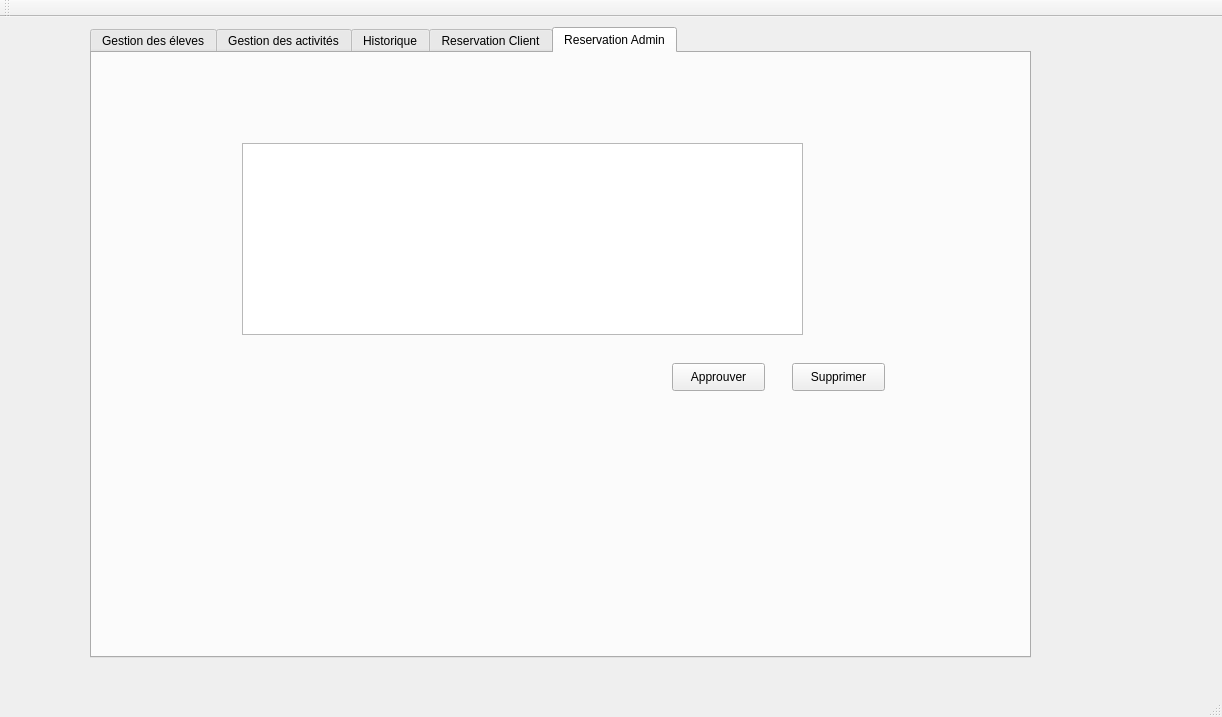
<?xml version="1.0" encoding="UTF-8"?>
<ui version="4.0">
 <class>MainWindow</class>
 <widget class="QMainWindow" name="MainWindow">
  <property name="geometry">
   <rect>
    <x>0</x>
    <y>0</y>
    <width>1222</width>
    <height>717</height>
   </rect>
  </property>
  <property name="windowTitle">
   <string>Gestion des Clients</string>
  </property>
  <widget class="QWidget" name="centralWidget">
   <widget class="QTabWidget" name="tabWidget">
    <property name="geometry">
     <rect>
      <x>90</x>
      <y>10</y>
      <width>941</width>
      <height>631</height>
     </rect>
    </property>
    <property name="currentIndex">
     <number>4</number>
    </property>
    <widget class="QWidget" name="tab">
     <attribute name="title">
      <string>Gestion des éleves</string>
     </attribute>
     <widget class="QPushButton" name="pushButton_3">
      <property name="geometry">
       <rect>
        <x>810</x>
        <y>410</y>
        <width>93</width>
        <height>28</height>
       </rect>
      </property>
      <property name="text">
       <string>Modifier</string>
      </property>
     </widget>
     <widget class="QGroupBox" name="groupBox">
      <property name="geometry">
       <rect>
        <x>640</x>
        <y>30</y>
        <width>311</width>
        <height>371</height>
       </rect>
      </property>
      <property name="title">
       <string>Ajouter Eleve</string>
      </property>
      <widget class="QLabel" name="label">
       <property name="geometry">
        <rect>
         <x>10</x>
         <y>40</y>
         <width>47</width>
         <height>13</height>
        </rect>
       </property>
       <property name="text">
        <string>Nom</string>
       </property>
      </widget>
      <widget class="QLabel" name="label_2">
       <property name="geometry">
        <rect>
         <x>10</x>
         <y>80</y>
         <width>47</width>
         <height>13</height>
        </rect>
       </property>
       <property name="text">
        <string>Prénom</string>
       </property>
      </widget>
      <widget class="QLabel" name="label_3">
       <property name="geometry">
        <rect>
         <x>10</x>
         <y>120</y>
         <width>47</width>
         <height>13</height>
        </rect>
       </property>
       <property name="text">
        <string>Classe</string>
       </property>
      </widget>
      <widget class="QLineEdit" name="nom">
       <property name="geometry">
        <rect>
         <x>140</x>
         <y>40</y>
         <width>113</width>
         <height>20</height>
        </rect>
       </property>
      </widget>
      <widget class="QLineEdit" name="prenom">
       <property name="geometry">
        <rect>
         <x>140</x>
         <y>80</y>
         <width>113</width>
         <height>20</height>
        </rect>
       </property>
      </widget>
      <widget class="QLineEdit" name="classe">
       <property name="geometry">
        <rect>
         <x>140</x>
         <y>120</y>
         <width>113</width>
         <height>20</height>
        </rect>
       </property>
      </widget>
      <widget class="QLineEdit" name="tel_parent">
       <property name="geometry">
        <rect>
         <x>140</x>
         <y>160</y>
         <width>113</width>
         <height>22</height>
        </rect>
       </property>
      </widget>
      <widget class="QLabel" name="label_4">
       <property name="geometry">
        <rect>
         <x>10</x>
         <y>160</y>
         <width>71</width>
         <height>16</height>
        </rect>
       </property>
       <property name="text">
        <string>Tel_parent</string>
       </property>
      </widget>
      <widget class="QComboBox" name="pension">
       <property name="geometry">
        <rect>
         <x>140</x>
         <y>200</y>
         <width>111</width>
         <height>21</height>
        </rect>
       </property>
       <item>
        <property name="text">
         <string>Complete</string>
        </property>
       </item>
       <item>
        <property name="text">
         <string>Externe</string>
        </property>
       </item>
       <item>
        <property name="text">
         <string>Demi</string>
        </property>
       </item>
      </widget>
      <widget class="QLabel" name="label_5">
       <property name="geometry">
        <rect>
         <x>15</x>
         <y>200</y>
         <width>61</width>
         <height>20</height>
        </rect>
       </property>
       <property name="text">
        <string>Pension</string>
       </property>
      </widget>
      <widget class="QDateEdit" name="date">
       <property name="geometry">
        <rect>
         <x>140</x>
         <y>240</y>
         <width>110</width>
         <height>22</height>
        </rect>
       </property>
      </widget>
      <widget class="QLabel" name="label_6">
       <property name="geometry">
        <rect>
         <x>5</x>
         <y>240</y>
         <width>111</width>
         <height>20</height>
        </rect>
       </property>
       <property name="text">
        <string>Date de naissance</string>
       </property>
      </widget>
      <widget class="QLabel" name="label_7">
       <property name="geometry">
        <rect>
         <x>20</x>
         <y>280</y>
         <width>56</width>
         <height>16</height>
        </rect>
       </property>
       <property name="text">
        <string>Moyenne</string>
       </property>
      </widget>
      <widget class="QLineEdit" name="moyenne">
       <property name="geometry">
        <rect>
         <x>140</x>
         <y>280</y>
         <width>113</width>
         <height>22</height>
        </rect>
       </property>
      </widget>
     </widget>
     <widget class="QPushButton" name="pushButton_2">
      <property name="geometry">
       <rect>
        <x>100</x>
        <y>400</y>
        <width>93</width>
        <height>28</height>
       </rect>
      </property>
      <property name="text">
       <string>Supprimer</string>
      </property>
     </widget>
     <widget class="QTableView" name="tableView">
      <property name="geometry">
       <rect>
        <x>30</x>
        <y>140</y>
        <width>471</width>
        <height>241</height>
       </rect>
      </property>
     </widget>
     <widget class="QPushButton" name="pushButton">
      <property name="geometry">
       <rect>
        <x>680</x>
        <y>410</y>
        <width>91</width>
        <height>31</height>
       </rect>
      </property>
      <property name="text">
       <string>Ajouter</string>
      </property>
     </widget>
     <widget class="QLineEdit" name="search">
      <property name="geometry">
       <rect>
        <x>440</x>
        <y>50</y>
        <width>113</width>
        <height>21</height>
       </rect>
      </property>
     </widget>
     <widget class="QRadioButton" name="radioButtonA">
      <property name="geometry">
       <rect>
        <x>200</x>
        <y>30</y>
        <width>97</width>
        <height>20</height>
       </rect>
      </property>
      <property name="text">
       <string>Ascendant</string>
      </property>
     </widget>
     <widget class="QRadioButton" name="radioButtonD">
      <property name="geometry">
       <rect>
        <x>200</x>
        <y>60</y>
        <width>97</width>
        <height>20</height>
       </rect>
      </property>
      <property name="text">
       <string>Descendant</string>
      </property>
     </widget>
     <widget class="QComboBox" name="comboBox">
      <property name="geometry">
       <rect>
        <x>200</x>
        <y>90</y>
        <width>91</width>
        <height>22</height>
       </rect>
      </property>
      <item>
       <property name="text">
        <string>Par nom</string>
       </property>
      </item>
      <item>
       <property name="text">
        <string>Par classe</string>
       </property>
      </item>
      <item>
       <property name="text">
        <string>Par moyenne</string>
       </property>
      </item>
     </widget>
     <widget class="QPushButton" name="pushButton_8">
      <property name="geometry">
       <rect>
        <x>60</x>
        <y>40</y>
        <width>93</width>
        <height>28</height>
       </rect>
      </property>
      <property name="text">
       <string>Trier</string>
      </property>
     </widget>
     <widget class="QPushButton" name="pushButton_9">
      <property name="geometry">
       <rect>
        <x>190</x>
        <y>470</y>
        <width>93</width>
        <height>28</height>
       </rect>
      </property>
      <property name="text">
       <string>Stats Moyenne</string>
      </property>
     </widget>
     <widget class="QLabel" name="label_18">
      <property name="geometry">
       <rect>
        <x>350</x>
        <y>50</y>
        <width>71</width>
        <height>16</height>
       </rect>
      </property>
      <property name="text">
       <string>Recherche</string>
      </property>
     </widget>
     <widget class="QPushButton" name="pushButton_7">
      <property name="geometry">
       <rect>
        <x>20</x>
        <y>570</y>
        <width>93</width>
        <height>28</height>
       </rect>
      </property>
      <property name="text">
       <string>Export pdf</string>
      </property>
     </widget>
    </widget>
    <widget class="QWidget" name="tab_2">
     <attribute name="title">
      <string>Gestion des activités</string>
     </attribute>
     <widget class="QLabel" name="label_10">
      <property name="geometry">
       <rect>
        <x>560</x>
        <y>170</y>
        <width>56</width>
        <height>16</height>
       </rect>
      </property>
      <property name="text">
       <string>Titre</string>
      </property>
     </widget>
     <widget class="QLabel" name="label_11">
      <property name="geometry">
       <rect>
        <x>545</x>
        <y>230</y>
        <width>71</width>
        <height>20</height>
       </rect>
      </property>
      <property name="text">
       <string>Description</string>
      </property>
     </widget>
     <widget class="QLineEdit" name="titre">
      <property name="geometry">
       <rect>
        <x>650</x>
        <y>170</y>
        <width>113</width>
        <height>22</height>
       </rect>
      </property>
     </widget>
     <widget class="QLabel" name="label_12">
      <property name="geometry">
       <rect>
        <x>550</x>
        <y>290</y>
        <width>56</width>
        <height>16</height>
       </rect>
      </property>
      <property name="text">
       <string>Type</string>
      </property>
     </widget>
     <widget class="QLineEdit" name="lieu">
      <property name="geometry">
       <rect>
        <x>650</x>
        <y>350</y>
        <width>113</width>
        <height>22</height>
       </rect>
      </property>
     </widget>
     <widget class="QLabel" name="label_13">
      <property name="geometry">
       <rect>
        <x>550</x>
        <y>350</y>
        <width>56</width>
        <height>16</height>
       </rect>
      </property>
      <property name="text">
       <string>Lieu</string>
      </property>
     </widget>
     <widget class="QDateEdit" name="date_A">
      <property name="geometry">
       <rect>
        <x>650</x>
        <y>400</y>
        <width>110</width>
        <height>22</height>
       </rect>
      </property>
     </widget>
     <widget class="QLabel" name="label_14">
      <property name="geometry">
       <rect>
        <x>550</x>
        <y>400</y>
        <width>56</width>
        <height>16</height>
       </rect>
      </property>
      <property name="text">
       <string>Date</string>
      </property>
     </widget>
     <widget class="QLabel" name="label_15">
      <property name="geometry">
       <rect>
        <x>560</x>
        <y>460</y>
        <width>56</width>
        <height>16</height>
       </rect>
      </property>
      <property name="text">
       <string>Prix</string>
      </property>
     </widget>
     <widget class="QLineEdit" name="prix">
      <property name="geometry">
       <rect>
        <x>650</x>
        <y>460</y>
        <width>113</width>
        <height>22</height>
       </rect>
      </property>
     </widget>
     <widget class="QPushButton" name="pushButton_4">
      <property name="geometry">
       <rect>
        <x>640</x>
        <y>540</y>
        <width>93</width>
        <height>28</height>
       </rect>
      </property>
      <property name="text">
       <string>Ajouter</string>
      </property>
     </widget>
     <widget class="QTableView" name="tableView_2">
      <property name="geometry">
       <rect>
        <x>20</x>
        <y>150</y>
        <width>481</width>
        <height>251</height>
       </rect>
      </property>
     </widget>
     <widget class="QPushButton" name="pushButton_5">
      <property name="geometry">
       <rect>
        <x>110</x>
        <y>420</y>
        <width>93</width>
        <height>28</height>
       </rect>
      </property>
      <property name="text">
       <string>Supprimer</string>
      </property>
     </widget>
     <widget class="QPushButton" name="pushButton_6">
      <property name="geometry">
       <rect>
        <x>770</x>
        <y>540</y>
        <width>93</width>
        <height>28</height>
       </rect>
      </property>
      <property name="text">
       <string>Modifier</string>
      </property>
     </widget>
     <widget class="QComboBox" name="type">
      <property name="geometry">
       <rect>
        <x>650</x>
        <y>290</y>
        <width>111</width>
        <height>22</height>
       </rect>
      </property>
      <item>
       <property name="text">
        <string>Sport</string>
       </property>
      </item>
      <item>
       <property name="text">
        <string>Intelectuelle</string>
       </property>
      </item>
      <item>
       <property name="text">
        <string>Artistique</string>
       </property>
      </item>
     </widget>
     <widget class="QTextEdit" name="description">
      <property name="geometry">
       <rect>
        <x>650</x>
        <y>210</y>
        <width>271</width>
        <height>61</height>
       </rect>
      </property>
     </widget>
     <widget class="QLabel" name="label_16">
      <property name="geometry">
       <rect>
        <x>580</x>
        <y>100</y>
        <width>101</width>
        <height>16</height>
       </rect>
      </property>
      <property name="text">
       <string>Ajouter Activité</string>
      </property>
     </widget>
     <widget class="QLineEdit" name="search_A">
      <property name="geometry">
       <rect>
        <x>370</x>
        <y>100</y>
        <width>113</width>
        <height>22</height>
       </rect>
      </property>
     </widget>
     <widget class="QRadioButton" name="radioButton_A">
      <property name="geometry">
       <rect>
        <x>140</x>
        <y>40</y>
        <width>97</width>
        <height>20</height>
       </rect>
      </property>
      <property name="text">
       <string>Ascendant</string>
      </property>
     </widget>
     <widget class="QRadioButton" name="radioButton_D">
      <property name="geometry">
       <rect>
        <x>140</x>
        <y>70</y>
        <width>97</width>
        <height>20</height>
       </rect>
      </property>
      <property name="text">
       <string>Descendant</string>
      </property>
     </widget>
     <widget class="QComboBox" name="comboBox_A">
      <property name="geometry">
       <rect>
        <x>140</x>
        <y>100</y>
        <width>91</width>
        <height>21</height>
       </rect>
      </property>
      <item>
       <property name="text">
        <string>Par titre</string>
       </property>
      </item>
      <item>
       <property name="text">
        <string>par Date</string>
       </property>
      </item>
      <item>
       <property name="text">
        <string>Par prix</string>
       </property>
      </item>
     </widget>
     <widget class="QPushButton" name="trier_A">
      <property name="geometry">
       <rect>
        <x>30</x>
        <y>50</y>
        <width>93</width>
        <height>28</height>
       </rect>
      </property>
      <property name="text">
       <string>Trier</string>
      </property>
     </widget>
     <widget class="QPushButton" name="pushButton_10">
      <property name="geometry">
       <rect>
        <x>260</x>
        <y>420</y>
        <width>93</width>
        <height>28</height>
       </rect>
      </property>
      <property name="text">
       <string>stat par type</string>
      </property>
     </widget>
     <widget class="QLabel" name="label_17">
      <property name="geometry">
       <rect>
        <x>290</x>
        <y>100</y>
        <width>71</width>
        <height>16</height>
       </rect>
      </property>
      <property name="text">
       <string>Recherche</string>
      </property>
     </widget>
    </widget>
    <widget class="QWidget" name="tab_3">
     <attribute name="title">
      <string>Historique</string>
     </attribute>
     <widget class="QTableView" name="tableView_3">
      <property name="geometry">
       <rect>
        <x>170</x>
        <y>90</y>
        <width>761</width>
        <height>281</height>
       </rect>
      </property>
     </widget>
    </widget>
    <widget class="QWidget" name="tab_4">
     <attribute name="title">
      <string>Reservation Client</string>
     </attribute>
     <widget class="QTableView" name="tableView_4">
      <property name="geometry">
       <rect>
        <x>20</x>
        <y>30</y>
        <width>861</width>
        <height>192</height>
       </rect>
      </property>
     </widget>
     <widget class="QLineEdit" name="id_eleve_r">
      <property name="geometry">
       <rect>
        <x>260</x>
        <y>270</y>
        <width>113</width>
        <height>22</height>
       </rect>
      </property>
     </widget>
     <widget class="QLabel" name="label_8">
      <property name="geometry">
       <rect>
        <x>180</x>
        <y>270</y>
        <width>71</width>
        <height>16</height>
       </rect>
      </property>
      <property name="text">
       <string>Id_eleve</string>
      </property>
     </widget>
     <widget class="QPushButton" name="pushButton_11">
      <property name="geometry">
       <rect>
        <x>700</x>
        <y>340</y>
        <width>93</width>
        <height>28</height>
       </rect>
      </property>
      <property name="text">
       <string>Réserver</string>
      </property>
     </widget>
     <widget class="QPushButton" name="pushButton_12">
      <property name="geometry">
       <rect>
        <x>770</x>
        <y>230</y>
        <width>93</width>
        <height>28</height>
       </rect>
      </property>
      <property name="text">
       <string>rafraichir</string>
      </property>
     </widget>
    </widget>
    <widget class="QWidget" name="tab_5">
     <attribute name="title">
      <string>Reservation Admin</string>
     </attribute>
     <widget class="QTableView" name="tableView_5">
      <property name="geometry">
       <rect>
        <x>150</x>
        <y>90</y>
        <width>561</width>
        <height>192</height>
       </rect>
      </property>
     </widget>
     <widget class="QPushButton" name="pushButton_13">
      <property name="geometry">
       <rect>
        <x>580</x>
        <y>310</y>
        <width>93</width>
        <height>28</height>
       </rect>
      </property>
      <property name="text">
       <string>Approuver</string>
      </property>
     </widget>
     <widget class="QPushButton" name="pushButton_14">
      <property name="geometry">
       <rect>
        <x>700</x>
        <y>310</y>
        <width>93</width>
        <height>28</height>
       </rect>
      </property>
      <property name="text">
       <string>Supprimer</string>
      </property>
     </widget>
    </widget>
   </widget>
  </widget>
  <widget class="QMenuBar" name="menuBar">
   <property name="geometry">
    <rect>
     <x>0</x>
     <y>0</y>
     <width>1222</width>
     <height>26</height>
    </rect>
   </property>
  </widget>
  <widget class="QToolBar" name="mainToolBar">
   <attribute name="toolBarArea">
    <enum>TopToolBarArea</enum>
   </attribute>
   <attribute name="toolBarBreak">
    <bool>false</bool>
   </attribute>
  </widget>
  <widget class="QStatusBar" name="statusBar"/>
 </widget>
 <layoutdefault spacing="6" margin="11"/>
 <resources/>
 <connections/>
</ui>
